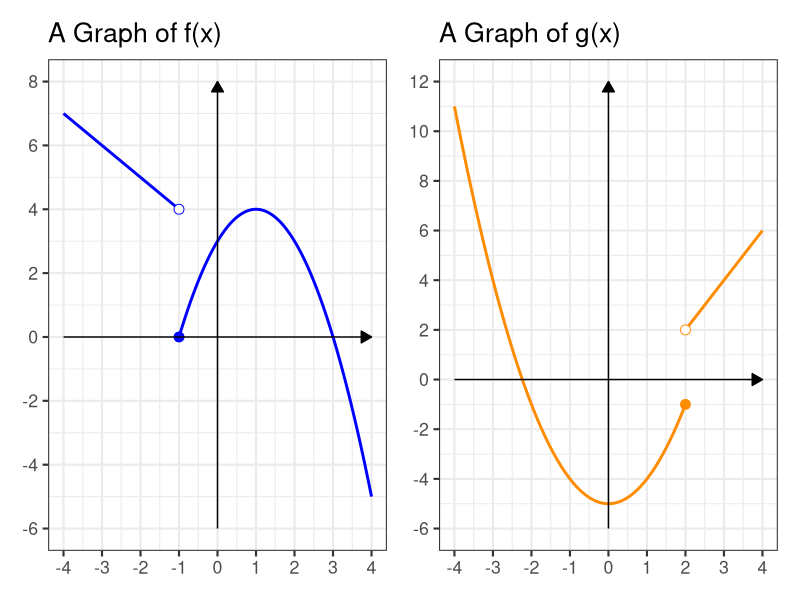
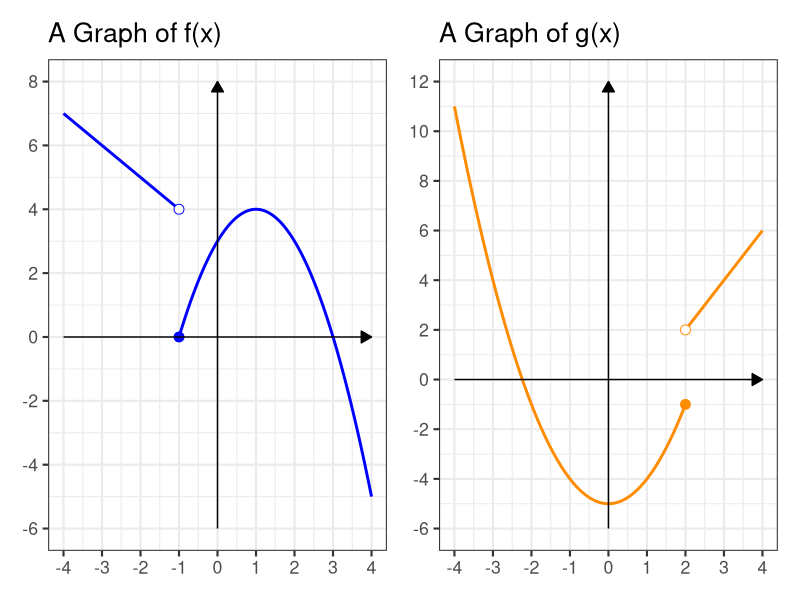
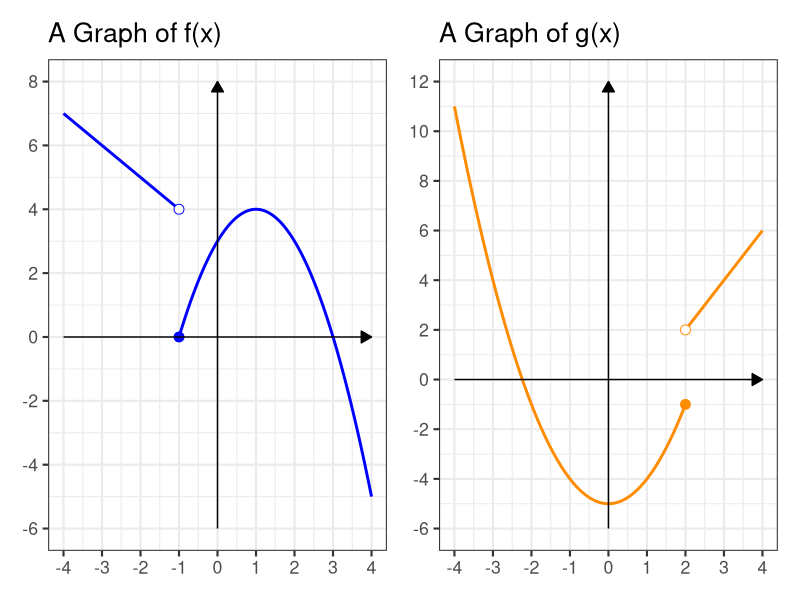
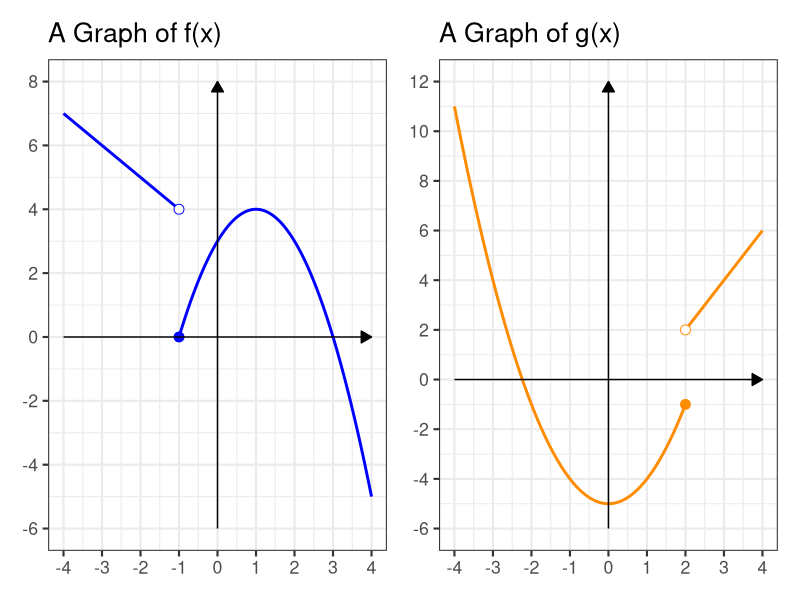
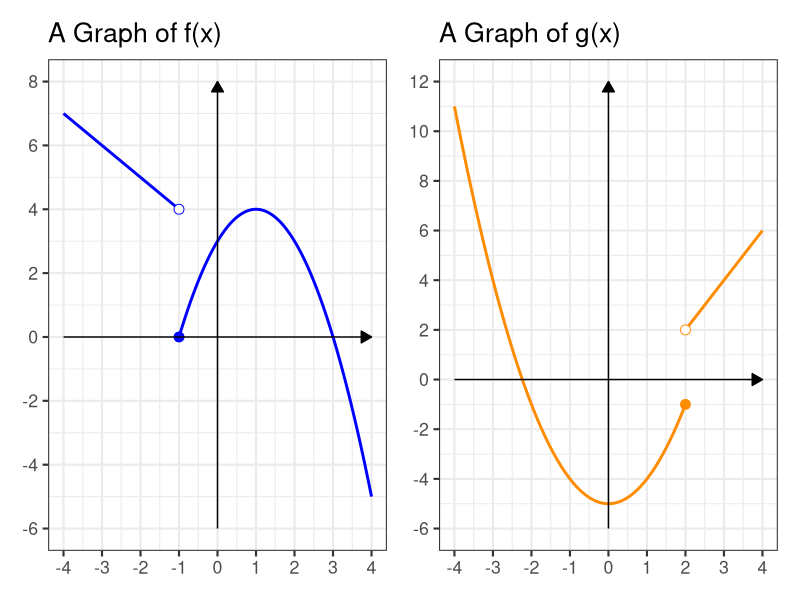
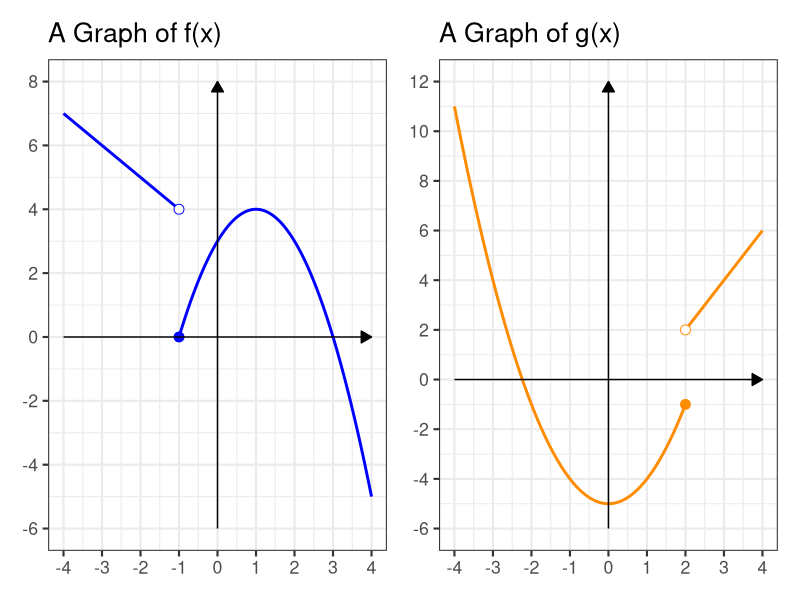
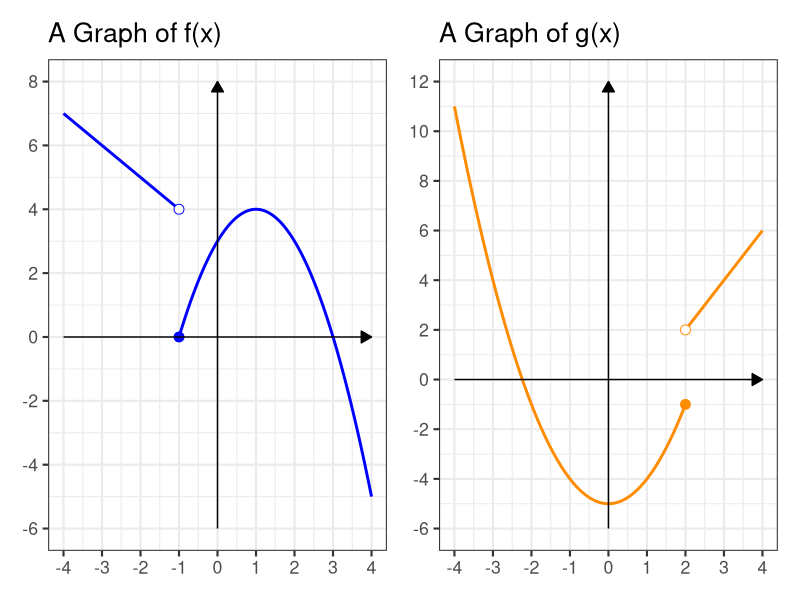
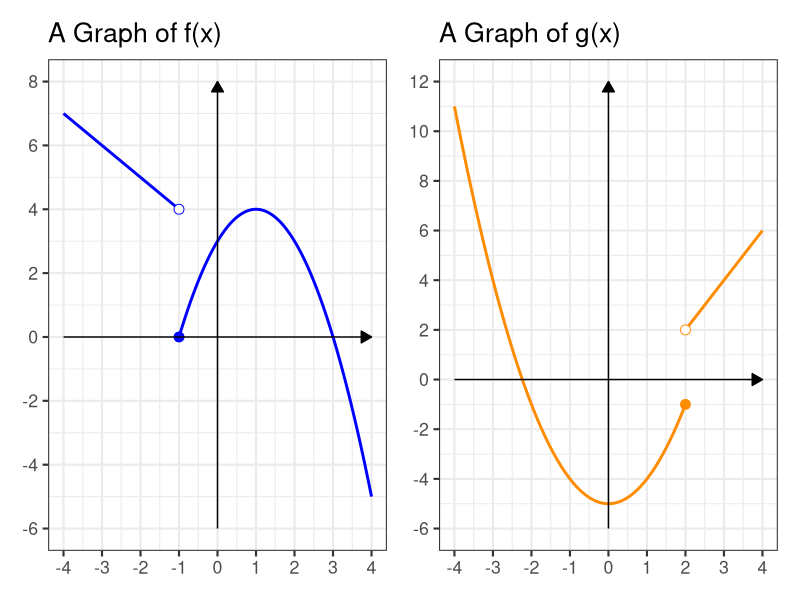

R code for these plots, in order:
## ---- chunk 1
library(tidyverse)
library(patchwork)

theme_set(theme_bw(base_size = 16))
## ---- chunk 2
#| echo: false
#| message: false
#| fig.height: 3.0

x_vals_f1 <- seq(-4, -1.05, length.out = 200)
x_vals_f2 <- seq(-1, 4, length.out = 200)

f1 <- function(x) -x + 3
f2 <- function(x) -(x - 1)^2 + 4

x_vals_g1 <- seq(-4, 2, length.out = 200)
x_vals_g2 <- seq(2.05, 4, length.out = 200)

g1 <- function(x) x^2 - 5
g2 <- function(x) 2*x - 2

open_f <- data.frame(x = -1, y = f1(-1))
closed_f <- data.frame(x = -1, y = f2(-1))
open_g <- data.frame(x = 2, y = g2(2))
closed_g <- data.frame(x = 2, y = g1(2))

p_f <- ggplot() +
  geom_line(aes(x = x_vals_f1, y = f1(x_vals_f1)), color = "blue", linewidth = 1) +
  geom_line(aes(x = x_vals_f2, y = f2(x_vals_f2)), color = "blue", linewidth = 1) +
  geom_point(data = open_f, aes(x = x, y = y),
             shape = 21, size = 3, fill = "white", color = "blue") +
  geom_point(data = closed_f, aes(x = x, y = y),
             shape = 21, size = 3, fill = "blue", color = "blue") +
  annotate("segment",
           x = -4, xend = 4, y = 0, yend = 0,
           arrow = arrow(length = unit(0.3, "cm"), type = "closed"),
           linewidth = 0.5) +
  annotate("segment",
           x = 0, xend = 0, y = -6, yend = 8,
           arrow = arrow(length = unit(0.3, "cm"), type = "closed"),
           linewidth = 0.5) +
  scale_x_continuous(breaks = seq(-4, 4, by = 1)) +
  scale_y_continuous(breaks = seq(-6, 8, by = 2)) +
  coord_cartesian(xlim = c(-4, 4), ylim = c(-6, 8)) +
  labs(title = "A Graph of f(x)") +
  theme(axis.line = element_blank(), axis.title = element_blank())

p_g <- ggplot() +
  geom_line(aes(x = x_vals_g1, y = g1(x_vals_g1)), color = "darkorange", linewidth = 1) +
  geom_line(aes(x = x_vals_g2, y = g2(x_vals_g2)), color = "darkorange", linewidth = 1) +
  geom_point(data = open_g, aes(x = x, y = y),
             shape = 21, size = 3, fill = "white", color = "darkorange") +
  geom_point(data = closed_g, aes(x = x, y = y),
             shape = 21, size = 3, fill = "darkorange", color = "darkorange") +
  annotate("segment",
           x = -4, xend = 4, y = 0, yend = 0,
           arrow = arrow(length = unit(0.3, "cm"), type = "closed"),
           linewidth = 0.5) +
  annotate("segment",
           x = 0, xend = 0, y = -6, yend = 12,
           arrow = arrow(length = unit(0.3, "cm"), type = "closed"),
           linewidth = 0.5) +
  scale_x_continuous(breaks = seq(-4, 4, by = 1)) +
  scale_y_continuous(breaks = seq(-6, 12, by = 2)) +
  coord_cartesian(xlim = c(-4, 4), ylim = c(-6, 12)) +
  labs(title = "A Graph of g(x)") +
  theme(axis.line = element_blank(), axis.title = element_blank())

p_f + p_g
## ---- chunk 3
#| echo: false
#| message: false
#| fig.height: 3.0

x_vals_f1 <- seq(-4, -1.05, length.out = 200)
x_vals_f2 <- seq(-1, 4, length.out = 200)

f1 <- function(x) -x + 3
f2 <- function(x) -(x - 1)^2 + 4

x_vals_g1 <- seq(-4, 2, length.out = 200)
x_vals_g2 <- seq(2.05, 4, length.out = 200)

g1 <- function(x) x^2 - 5
g2 <- function(x) 2*x - 2

open_f <- data.frame(x = -1, y = f1(-1))
closed_f <- data.frame(x = -1, y = f2(-1))
open_g <- data.frame(x = 2, y = g2(2))
closed_g <- data.frame(x = 2, y = g1(2))

p_f <- ggplot() +
  geom_line(aes(x = x_vals_f1, y = f1(x_vals_f1)), color = "blue", linewidth = 1) +
  geom_line(aes(x = x_vals_f2, y = f2(x_vals_f2)), color = "blue", linewidth = 1) +
  geom_point(data = open_f, aes(x = x, y = y),
             shape = 21, size = 3, fill = "white", color = "blue") +
  geom_point(data = closed_f, aes(x = x, y = y),
             shape = 21, size = 3, fill = "blue", color = "blue") +
  annotate("segment",
           x = -4, xend = 4, y = 0, yend = 0,
           arrow = arrow(length = unit(0.3, "cm"), type = "closed"),
           linewidth = 0.5) +
  annotate("segment",
           x = 0, xend = 0, y = -6, yend = 8,
           arrow = arrow(length = unit(0.3, "cm"), type = "closed"),
           linewidth = 0.5) +
  scale_x_continuous(breaks = seq(-4, 4, by = 1)) +
  scale_y_continuous(breaks = seq(-6, 8, by = 2)) +
  coord_cartesian(xlim = c(-4, 4), ylim = c(-6, 8)) +
  labs(title = "A Graph of f(x)") +
  theme(axis.line = element_blank(), axis.title = element_blank())

p_g <- ggplot() +
  geom_line(aes(x = x_vals_g1, y = g1(x_vals_g1)), color = "darkorange", linewidth = 1) +
  geom_line(aes(x = x_vals_g2, y = g2(x_vals_g2)), color = "darkorange", linewidth = 1) +
  geom_point(data = open_g, aes(x = x, y = y),
             shape = 21, size = 3, fill = "white", color = "darkorange") +
  geom_point(data = closed_g, aes(x = x, y = y),
             shape = 21, size = 3, fill = "darkorange", color = "darkorange") +
  annotate("segment",
           x = -4, xend = 4, y = 0, yend = 0,
           arrow = arrow(length = unit(0.3, "cm"), type = "closed"),
           linewidth = 0.5) +
  annotate("segment",
           x = 0, xend = 0, y = -6, yend = 12,
           arrow = arrow(length = unit(0.3, "cm"), type = "closed"),
           linewidth = 0.5) +
  scale_x_continuous(breaks = seq(-4, 4, by = 1)) +
  scale_y_continuous(breaks = seq(-6, 12, by = 2)) +
  coord_cartesian(xlim = c(-4, 4), ylim = c(-6, 12)) +
  labs(title = "A Graph of g(x)") +
  theme(axis.line = element_blank(), axis.title = element_blank())

p_f + p_g
## ---- chunk 4
#| echo: false
#| message: false
#| fig.height: 3.0

x_vals_f1 <- seq(-4, -1.05, length.out = 200)
x_vals_f2 <- seq(-1, 4, length.out = 200)

f1 <- function(x) -x + 3
f2 <- function(x) -(x - 1)^2 + 4

x_vals_g1 <- seq(-4, 2, length.out = 200)
x_vals_g2 <- seq(2.05, 4, length.out = 200)

g1 <- function(x) x^2 - 5
g2 <- function(x) 2*x - 2

open_f <- data.frame(x = -1, y = f1(-1))
closed_f <- data.frame(x = -1, y = f2(-1))
open_g <- data.frame(x = 2, y = g2(2))
closed_g <- data.frame(x = 2, y = g1(2))

p_f <- ggplot() +
  geom_line(aes(x = x_vals_f1, y = f1(x_vals_f1)), color = "blue", linewidth = 1) +
  geom_line(aes(x = x_vals_f2, y = f2(x_vals_f2)), color = "blue", linewidth = 1) +
  geom_point(data = open_f, aes(x = x, y = y),
             shape = 21, size = 3, fill = "white", color = "blue") +
  geom_point(data = closed_f, aes(x = x, y = y),
             shape = 21, size = 3, fill = "blue", color = "blue") +
  annotate("segment",
           x = -4, xend = 4, y = 0, yend = 0,
           arrow = arrow(length = unit(0.3, "cm"), type = "closed"),
           linewidth = 0.5) +
  annotate("segment",
           x = 0, xend = 0, y = -6, yend = 8,
           arrow = arrow(length = unit(0.3, "cm"), type = "closed"),
           linewidth = 0.5) +
  scale_x_continuous(breaks = seq(-4, 4, by = 1)) +
  scale_y_continuous(breaks = seq(-6, 8, by = 2)) +
  coord_cartesian(xlim = c(-4, 4), ylim = c(-6, 8)) +
  labs(title = "A Graph of f(x)") +
  theme(axis.line = element_blank(), axis.title = element_blank())

p_g <- ggplot() +
  geom_line(aes(x = x_vals_g1, y = g1(x_vals_g1)), color = "darkorange", linewidth = 1) +
  geom_line(aes(x = x_vals_g2, y = g2(x_vals_g2)), color = "darkorange", linewidth = 1) +
  geom_point(data = open_g, aes(x = x, y = y),
             shape = 21, size = 3, fill = "white", color = "darkorange") +
  geom_point(data = closed_g, aes(x = x, y = y),
             shape = 21, size = 3, fill = "darkorange", color = "darkorange") +
  annotate("segment",
           x = -4, xend = 4, y = 0, yend = 0,
           arrow = arrow(length = unit(0.3, "cm"), type = "closed"),
           linewidth = 0.5) +
  annotate("segment",
           x = 0, xend = 0, y = -6, yend = 12,
           arrow = arrow(length = unit(0.3, "cm"), type = "closed"),
           linewidth = 0.5) +
  scale_x_continuous(breaks = seq(-4, 4, by = 1)) +
  scale_y_continuous(breaks = seq(-6, 12, by = 2)) +
  coord_cartesian(xlim = c(-4, 4), ylim = c(-6, 12)) +
  labs(title = "A Graph of g(x)") +
  theme(axis.line = element_blank(), axis.title = element_blank())

p_f + p_g
## ---- chunk 5
#| echo: false
#| message: false
#| fig.height: 3.0

x_vals_f1 <- seq(-4, -1.05, length.out = 200)
x_vals_f2 <- seq(-1, 4, length.out = 200)

f1 <- function(x) -x + 3
f2 <- function(x) -(x - 1)^2 + 4

x_vals_g1 <- seq(-4, 2, length.out = 200)
x_vals_g2 <- seq(2.05, 4, length.out = 200)

g1 <- function(x) x^2 - 5
g2 <- function(x) 2*x - 2

open_f <- data.frame(x = -1, y = f1(-1))
closed_f <- data.frame(x = -1, y = f2(-1))
open_g <- data.frame(x = 2, y = g2(2))
closed_g <- data.frame(x = 2, y = g1(2))

p_f <- ggplot() +
  geom_line(aes(x = x_vals_f1, y = f1(x_vals_f1)), color = "blue", linewidth = 1) +
  geom_line(aes(x = x_vals_f2, y = f2(x_vals_f2)), color = "blue", linewidth = 1) +
  geom_point(data = open_f, aes(x = x, y = y),
             shape = 21, size = 3, fill = "white", color = "blue") +
  geom_point(data = closed_f, aes(x = x, y = y),
             shape = 21, size = 3, fill = "blue", color = "blue") +
  annotate("segment",
           x = -4, xend = 4, y = 0, yend = 0,
           arrow = arrow(length = unit(0.3, "cm"), type = "closed"),
           linewidth = 0.5) +
  annotate("segment",
           x = 0, xend = 0, y = -6, yend = 8,
           arrow = arrow(length = unit(0.3, "cm"), type = "closed"),
           linewidth = 0.5) +
  scale_x_continuous(breaks = seq(-4, 4, by = 1)) +
  scale_y_continuous(breaks = seq(-6, 8, by = 2)) +
  coord_cartesian(xlim = c(-4, 4), ylim = c(-6, 8)) +
  labs(title = "A Graph of f(x)") +
  theme(axis.line = element_blank(), axis.title = element_blank())

p_g <- ggplot() +
  geom_line(aes(x = x_vals_g1, y = g1(x_vals_g1)), color = "darkorange", linewidth = 1) +
  geom_line(aes(x = x_vals_g2, y = g2(x_vals_g2)), color = "darkorange", linewidth = 1) +
  geom_point(data = open_g, aes(x = x, y = y),
             shape = 21, size = 3, fill = "white", color = "darkorange") +
  geom_point(data = closed_g, aes(x = x, y = y),
             shape = 21, size = 3, fill = "darkorange", color = "darkorange") +
  annotate("segment",
           x = -4, xend = 4, y = 0, yend = 0,
           arrow = arrow(length = unit(0.3, "cm"), type = "closed"),
           linewidth = 0.5) +
  annotate("segment",
           x = 0, xend = 0, y = -6, yend = 12,
           arrow = arrow(length = unit(0.3, "cm"), type = "closed"),
           linewidth = 0.5) +
  scale_x_continuous(breaks = seq(-4, 4, by = 1)) +
  scale_y_continuous(breaks = seq(-6, 12, by = 2)) +
  coord_cartesian(xlim = c(-4, 4), ylim = c(-6, 12)) +
  labs(title = "A Graph of g(x)") +
  theme(axis.line = element_blank(), axis.title = element_blank())

p_f + p_g
## ---- chunk 6
#| echo: false
#| message: false
#| fig.height: 3.0

x_vals_f1 <- seq(-4, -1.05, length.out = 200)
x_vals_f2 <- seq(-1, 4, length.out = 200)

f1 <- function(x) -x + 3
f2 <- function(x) -(x - 1)^2 + 4

x_vals_g1 <- seq(-4, 2, length.out = 200)
x_vals_g2 <- seq(2.05, 4, length.out = 200)

g1 <- function(x) x^2 - 5
g2 <- function(x) 2*x - 2

open_f <- data.frame(x = -1, y = f1(-1))
closed_f <- data.frame(x = -1, y = f2(-1))
open_g <- data.frame(x = 2, y = g2(2))
closed_g <- data.frame(x = 2, y = g1(2))

p_f <- ggplot() +
  geom_line(aes(x = x_vals_f1, y = f1(x_vals_f1)), color = "blue", linewidth = 1) +
  geom_line(aes(x = x_vals_f2, y = f2(x_vals_f2)), color = "blue", linewidth = 1) +
  geom_point(data = open_f, aes(x = x, y = y),
             shape = 21, size = 3, fill = "white", color = "blue") +
  geom_point(data = closed_f, aes(x = x, y = y),
             shape = 21, size = 3, fill = "blue", color = "blue") +
  annotate("segment",
           x = -4, xend = 4, y = 0, yend = 0,
           arrow = arrow(length = unit(0.3, "cm"), type = "closed"),
           linewidth = 0.5) +
  annotate("segment",
           x = 0, xend = 0, y = -6, yend = 8,
           arrow = arrow(length = unit(0.3, "cm"), type = "closed"),
           linewidth = 0.5) +
  scale_x_continuous(breaks = seq(-4, 4, by = 1)) +
  scale_y_continuous(breaks = seq(-6, 8, by = 2)) +
  coord_cartesian(xlim = c(-4, 4), ylim = c(-6, 8)) +
  labs(title = "A Graph of f(x)") +
  theme(axis.line = element_blank(), axis.title = element_blank())

p_g <- ggplot() +
  geom_line(aes(x = x_vals_g1, y = g1(x_vals_g1)), color = "darkorange", linewidth = 1) +
  geom_line(aes(x = x_vals_g2, y = g2(x_vals_g2)), color = "darkorange", linewidth = 1) +
  geom_point(data = open_g, aes(x = x, y = y),
             shape = 21, size = 3, fill = "white", color = "darkorange") +
  geom_point(data = closed_g, aes(x = x, y = y),
             shape = 21, size = 3, fill = "darkorange", color = "darkorange") +
  annotate("segment",
           x = -4, xend = 4, y = 0, yend = 0,
           arrow = arrow(length = unit(0.3, "cm"), type = "closed"),
           linewidth = 0.5) +
  annotate("segment",
           x = 0, xend = 0, y = -6, yend = 12,
           arrow = arrow(length = unit(0.3, "cm"), type = "closed"),
           linewidth = 0.5) +
  scale_x_continuous(breaks = seq(-4, 4, by = 1)) +
  scale_y_continuous(breaks = seq(-6, 12, by = 2)) +
  coord_cartesian(xlim = c(-4, 4), ylim = c(-6, 12)) +
  labs(title = "A Graph of g(x)") +
  theme(axis.line = element_blank(), axis.title = element_blank())

p_f + p_g
## ---- chunk 7
#| echo: false
#| message: false
#| fig.height: 3.0

x_vals_f1 <- seq(-4, -1.05, length.out = 200)
x_vals_f2 <- seq(-1, 4, length.out = 200)

f1 <- function(x) -x + 3
f2 <- function(x) -(x - 1)^2 + 4

x_vals_g1 <- seq(-4, 2, length.out = 200)
x_vals_g2 <- seq(2.05, 4, length.out = 200)

g1 <- function(x) x^2 - 5
g2 <- function(x) 2*x - 2

open_f <- data.frame(x = -1, y = f1(-1))
closed_f <- data.frame(x = -1, y = f2(-1))
open_g <- data.frame(x = 2, y = g2(2))
closed_g <- data.frame(x = 2, y = g1(2))

p_f <- ggplot() +
  geom_line(aes(x = x_vals_f1, y = f1(x_vals_f1)), color = "blue", linewidth = 1) +
  geom_line(aes(x = x_vals_f2, y = f2(x_vals_f2)), color = "blue", linewidth = 1) +
  geom_point(data = open_f, aes(x = x, y = y),
             shape = 21, size = 3, fill = "white", color = "blue") +
  geom_point(data = closed_f, aes(x = x, y = y),
             shape = 21, size = 3, fill = "blue", color = "blue") +
  annotate("segment",
           x = -4, xend = 4, y = 0, yend = 0,
           arrow = arrow(length = unit(0.3, "cm"), type = "closed"),
           linewidth = 0.5) +
  annotate("segment",
           x = 0, xend = 0, y = -6, yend = 8,
           arrow = arrow(length = unit(0.3, "cm"), type = "closed"),
           linewidth = 0.5) +
  scale_x_continuous(breaks = seq(-4, 4, by = 1)) +
  scale_y_continuous(breaks = seq(-6, 8, by = 2)) +
  coord_cartesian(xlim = c(-4, 4), ylim = c(-6, 8)) +
  labs(title = "A Graph of f(x)") +
  theme(axis.line = element_blank(), axis.title = element_blank())

p_g <- ggplot() +
  geom_line(aes(x = x_vals_g1, y = g1(x_vals_g1)), color = "darkorange", linewidth = 1) +
  geom_line(aes(x = x_vals_g2, y = g2(x_vals_g2)), color = "darkorange", linewidth = 1) +
  geom_point(data = open_g, aes(x = x, y = y),
             shape = 21, size = 3, fill = "white", color = "darkorange") +
  geom_point(data = closed_g, aes(x = x, y = y),
             shape = 21, size = 3, fill = "darkorange", color = "darkorange") +
  annotate("segment",
           x = -4, xend = 4, y = 0, yend = 0,
           arrow = arrow(length = unit(0.3, "cm"), type = "closed"),
           linewidth = 0.5) +
  annotate("segment",
           x = 0, xend = 0, y = -6, yend = 12,
           arrow = arrow(length = unit(0.3, "cm"), type = "closed"),
           linewidth = 0.5) +
  scale_x_continuous(breaks = seq(-4, 4, by = 1)) +
  scale_y_continuous(breaks = seq(-6, 12, by = 2)) +
  coord_cartesian(xlim = c(-4, 4), ylim = c(-6, 12)) +
  labs(title = "A Graph of g(x)") +
  theme(axis.line = element_blank(), axis.title = element_blank())

p_f + p_g
## ---- chunk 8
#| echo: false
#| message: false
#| fig.height: 3.0

x_vals_f1 <- seq(-4, -1.05, length.out = 200)
x_vals_f2 <- seq(-1, 4, length.out = 200)

f1 <- function(x) -x + 3
f2 <- function(x) -(x - 1)^2 + 4

x_vals_g1 <- seq(-4, 2, length.out = 200)
x_vals_g2 <- seq(2.05, 4, length.out = 200)

g1 <- function(x) x^2 - 5
g2 <- function(x) 2*x - 2

open_f <- data.frame(x = -1, y = f1(-1))
closed_f <- data.frame(x = -1, y = f2(-1))
open_g <- data.frame(x = 2, y = g2(2))
closed_g <- data.frame(x = 2, y = g1(2))

p_f <- ggplot() +
  geom_line(aes(x = x_vals_f1, y = f1(x_vals_f1)), color = "blue", linewidth = 1) +
  geom_line(aes(x = x_vals_f2, y = f2(x_vals_f2)), color = "blue", linewidth = 1) +
  geom_point(data = open_f, aes(x = x, y = y),
             shape = 21, size = 3, fill = "white", color = "blue") +
  geom_point(data = closed_f, aes(x = x, y = y),
             shape = 21, size = 3, fill = "blue", color = "blue") +
  annotate("segment",
           x = -4, xend = 4, y = 0, yend = 0,
           arrow = arrow(length = unit(0.3, "cm"), type = "closed"),
           linewidth = 0.5) +
  annotate("segment",
           x = 0, xend = 0, y = -6, yend = 8,
           arrow = arrow(length = unit(0.3, "cm"), type = "closed"),
           linewidth = 0.5) +
  scale_x_continuous(breaks = seq(-4, 4, by = 1)) +
  scale_y_continuous(breaks = seq(-6, 8, by = 2)) +
  coord_cartesian(xlim = c(-4, 4), ylim = c(-6, 8)) +
  labs(title = "A Graph of f(x)") +
  theme(axis.line = element_blank(), axis.title = element_blank())

p_g <- ggplot() +
  geom_line(aes(x = x_vals_g1, y = g1(x_vals_g1)), color = "darkorange", linewidth = 1) +
  geom_line(aes(x = x_vals_g2, y = g2(x_vals_g2)), color = "darkorange", linewidth = 1) +
  geom_point(data = open_g, aes(x = x, y = y),
             shape = 21, size = 3, fill = "white", color = "darkorange") +
  geom_point(data = closed_g, aes(x = x, y = y),
             shape = 21, size = 3, fill = "darkorange", color = "darkorange") +
  annotate("segment",
           x = -4, xend = 4, y = 0, yend = 0,
           arrow = arrow(length = unit(0.3, "cm"), type = "closed"),
           linewidth = 0.5) +
  annotate("segment",
           x = 0, xend = 0, y = -6, yend = 12,
           arrow = arrow(length = unit(0.3, "cm"), type = "closed"),
           linewidth = 0.5) +
  scale_x_continuous(breaks = seq(-4, 4, by = 1)) +
  scale_y_continuous(breaks = seq(-6, 12, by = 2)) +
  coord_cartesian(xlim = c(-4, 4), ylim = c(-6, 12)) +
  labs(title = "A Graph of g(x)") +
  theme(axis.line = element_blank(), axis.title = element_blank())

p_f + p_g
## ---- chunk 9
#| echo: false
#| message: false
#| fig.height: 3.0

x_vals_f1 <- seq(-4, -1.05, length.out = 200)
x_vals_f2 <- seq(-1, 4, length.out = 200)

f1 <- function(x) -x + 3
f2 <- function(x) -(x - 1)^2 + 4

x_vals_g1 <- seq(-4, 2, length.out = 200)
x_vals_g2 <- seq(2.05, 4, length.out = 200)

g1 <- function(x) x^2 - 5
g2 <- function(x) 2*x - 2

open_f <- data.frame(x = -1, y = f1(-1))
closed_f <- data.frame(x = -1, y = f2(-1))
open_g <- data.frame(x = 2, y = g2(2))
closed_g <- data.frame(x = 2, y = g1(2))

p_f <- ggplot() +
  geom_line(aes(x = x_vals_f1, y = f1(x_vals_f1)), color = "blue", linewidth = 1) +
  geom_line(aes(x = x_vals_f2, y = f2(x_vals_f2)), color = "blue", linewidth = 1) +
  geom_point(data = open_f, aes(x = x, y = y),
             shape = 21, size = 3, fill = "white", color = "blue") +
  geom_point(data = closed_f, aes(x = x, y = y),
             shape = 21, size = 3, fill = "blue", color = "blue") +
  annotate("segment",
           x = -4, xend = 4, y = 0, yend = 0,
           arrow = arrow(length = unit(0.3, "cm"), type = "closed"),
           linewidth = 0.5) +
  annotate("segment",
           x = 0, xend = 0, y = -6, yend = 8,
           arrow = arrow(length = unit(0.3, "cm"), type = "closed"),
           linewidth = 0.5) +
  scale_x_continuous(breaks = seq(-4, 4, by = 1)) +
  scale_y_continuous(breaks = seq(-6, 8, by = 2)) +
  coord_cartesian(xlim = c(-4, 4), ylim = c(-6, 8)) +
  labs(title = "A Graph of f(x)") +
  theme(axis.line = element_blank(), axis.title = element_blank())

p_g <- ggplot() +
  geom_line(aes(x = x_vals_g1, y = g1(x_vals_g1)), color = "darkorange", linewidth = 1) +
  geom_line(aes(x = x_vals_g2, y = g2(x_vals_g2)), color = "darkorange", linewidth = 1) +
  geom_point(data = open_g, aes(x = x, y = y),
             shape = 21, size = 3, fill = "white", color = "darkorange") +
  geom_point(data = closed_g, aes(x = x, y = y),
             shape = 21, size = 3, fill = "darkorange", color = "darkorange") +
  annotate("segment",
           x = -4, xend = 4, y = 0, yend = 0,
           arrow = arrow(length = unit(0.3, "cm"), type = "closed"),
           linewidth = 0.5) +
  annotate("segment",
           x = 0, xend = 0, y = -6, yend = 12,
           arrow = arrow(length = unit(0.3, "cm"), type = "closed"),
           linewidth = 0.5) +
  scale_x_continuous(breaks = seq(-4, 4, by = 1)) +
  scale_y_continuous(breaks = seq(-6, 12, by = 2)) +
  coord_cartesian(xlim = c(-4, 4), ylim = c(-6, 12)) +
  labs(title = "A Graph of g(x)") +
  theme(axis.line = element_blank(), axis.title = element_blank())

p_f + p_g
## ---- chunk 10
#| echo: false
#| message: false
#| fig.height: 3.25

x_p1 <- seq(-5, -0.05, length.out = 200)
x_p2 <- seq(0, 5, length.out = 200)
x_q1 <- seq(-5, 0.95, length.out = 200)
x_q2 <- seq(1, 5, length.out = 200)

p1 <- function(x) x + 2
p2 <- function(x) -(x - 2)^2 + 3
q1 <- function(x) 2*x - 1
q2 <- function(x) -x + 4

open_p   <- data.frame(x = 0,  y = p1(0))
closed_p <- data.frame(x = c(-5, 0), y = c(p1(-5), p2(0)))
open_q   <- data.frame(x = 1,  y = q1(1))
closed_q <- data.frame(x = c(-5, 1), y = c(q1(-5), q2(1)))

pp <- ggplot() +
  geom_line(aes(x = x_p1, y = p1(x_p1)), color = "blue", linewidth = 1) +
  geom_line(aes(x = x_p2, y = p2(x_p2)), color = "blue", linewidth = 1) +
  geom_point(data = open_p,   aes(x = x, y = y), shape = 21, size = 3, fill = "white",      color = "blue") +
  geom_point(data = closed_p, aes(x = x, y = y), shape = 21, size = 3, fill = "blue",       color = "blue") +
  annotate("segment", x = -5, xend = 5, y = 0, yend = 0,
           arrow = arrow(length = unit(0.3, "cm"), type = "closed"), linewidth = 0.5) +
  annotate("segment", x = 0, xend = 0, y = -4, yend = 5,
           arrow = arrow(length = unit(0.3, "cm"), type = "closed"), linewidth = 0.5) +
  scale_x_continuous(breaks = seq(-5, 5, by = 1)) +
  scale_y_continuous(breaks = seq(-4, 4, by = 1)) +
  coord_cartesian(xlim = c(-5, 5), ylim = c(-4, 4)) +
  labs(title = "A Graph of p(x)") +
  theme(axis.line = element_blank(), axis.title = element_blank())

pq <- ggplot() +
  geom_line(aes(x = x_q1, y = q1(x_q1)), color = "darkorange", linewidth = 1) +
  geom_line(aes(x = x_q2, y = q2(x_q2)), color = "darkorange", linewidth = 1) +
  geom_point(data = open_q,   aes(x = x, y = y), shape = 21, size = 3, fill = "white",      color = "darkorange") +
  geom_point(data = closed_q, aes(x = x, y = y), shape = 21, size = 3, fill = "darkorange", color = "darkorange") +
  annotate("segment", x = -5, xend = 5, y = 0, yend = 0,
           arrow = arrow(length = unit(0.3, "cm"), type = "closed"), linewidth = 0.5) +
  annotate("segment", x = 0, xend = 0, y = -10, yend = 5,
           arrow = arrow(length = unit(0.3, "cm"), type = "closed"), linewidth = 0.5) +
  scale_x_continuous(breaks = seq(-5, 5, by = 1)) +
  scale_y_continuous(breaks = seq(-10, 4, by = 2)) +
  coord_cartesian(xlim = c(-5, 5), ylim = c(-10, 4)) +
  labs(title = "A Graph of q(x)") +
  theme(axis.line = element_blank(), axis.title = element_blank())

pp + pq
